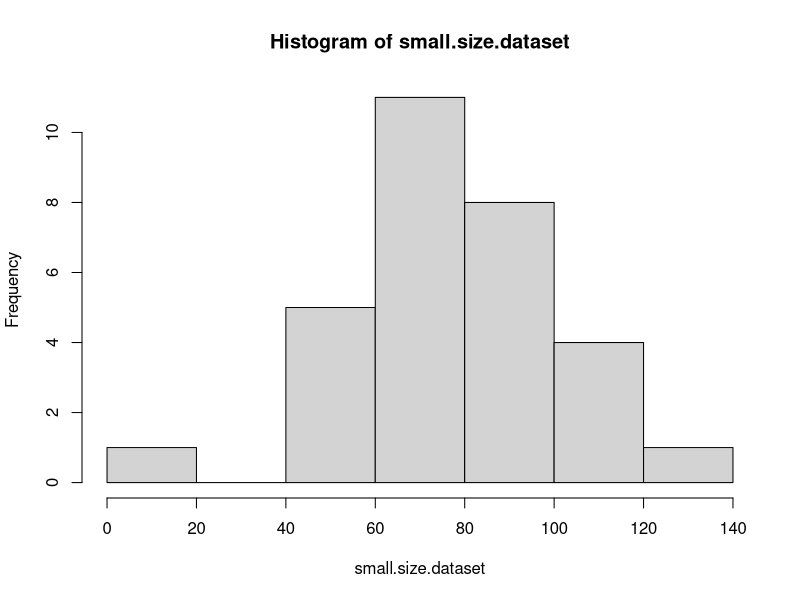
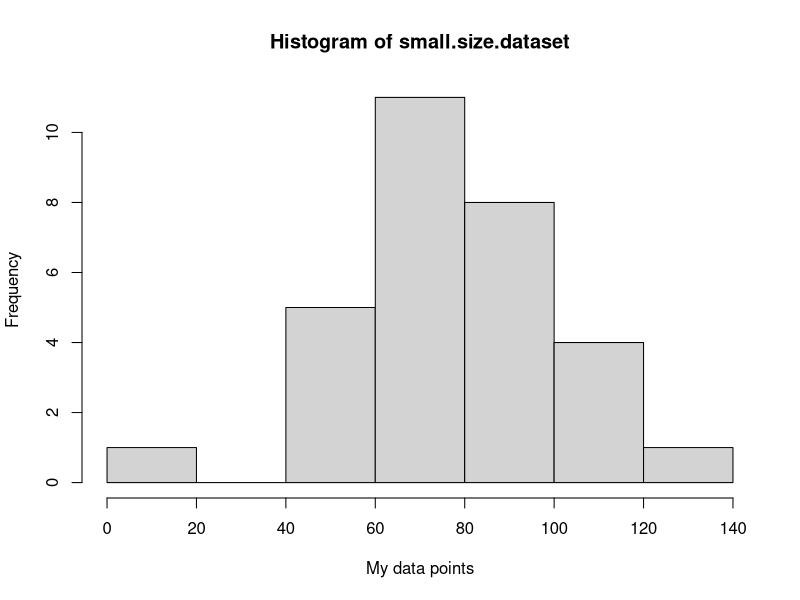
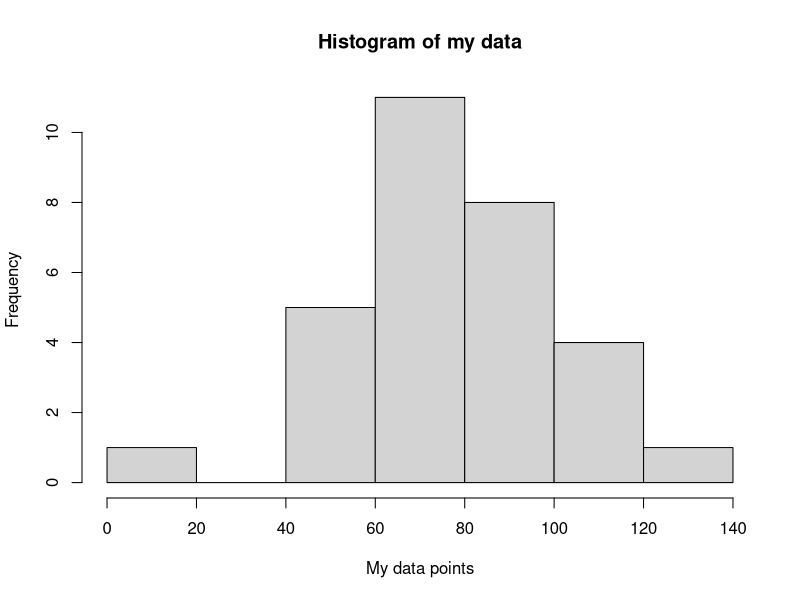
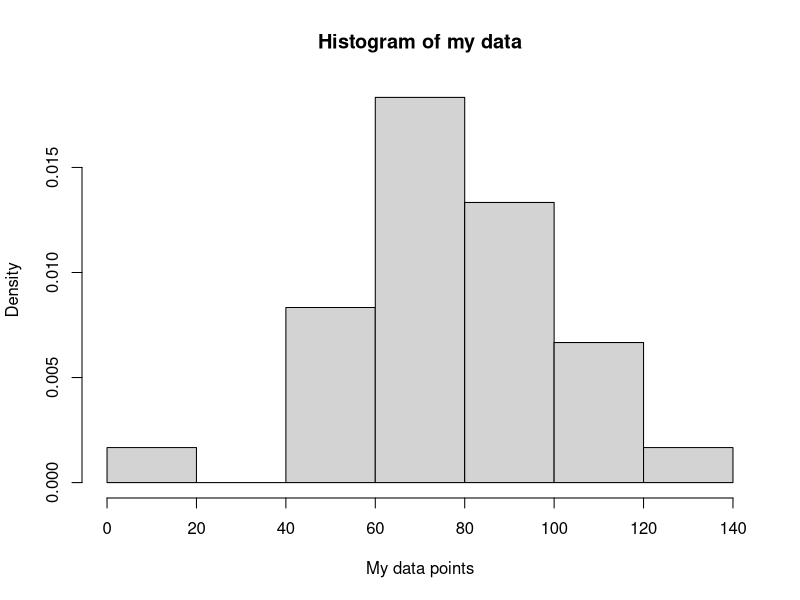
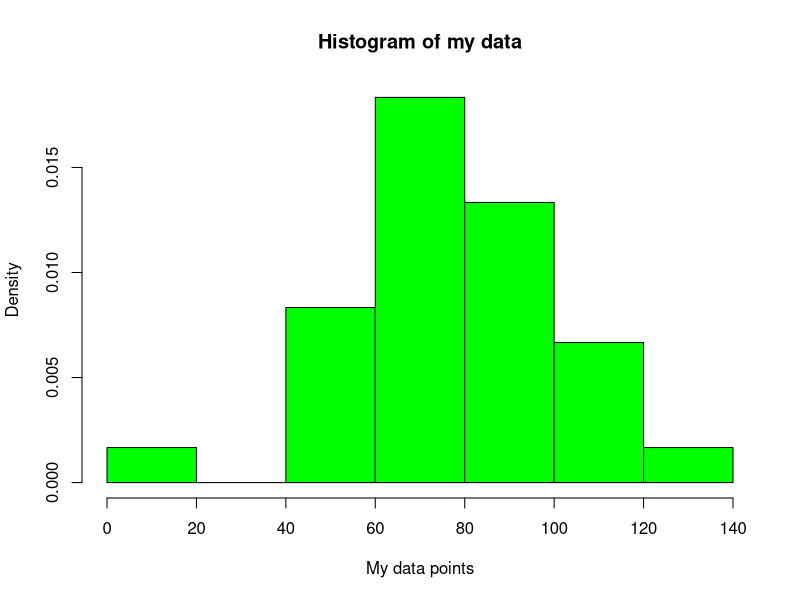
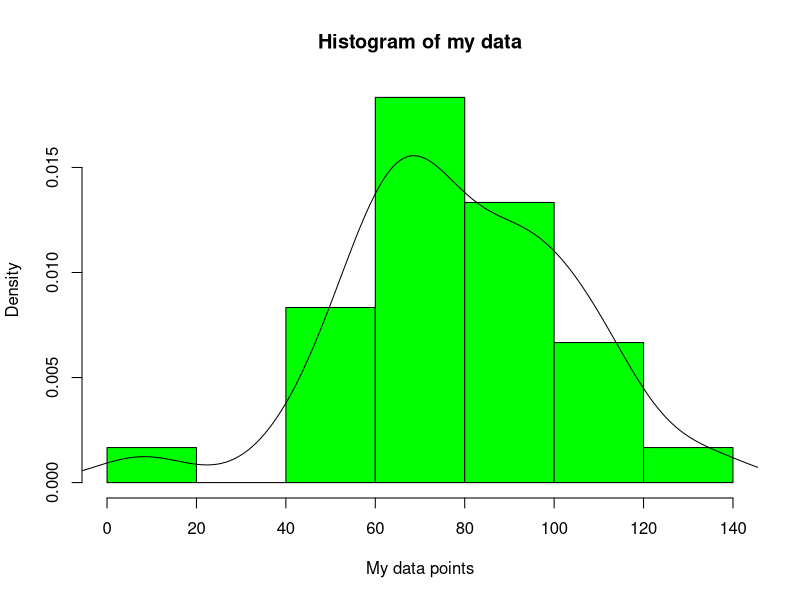
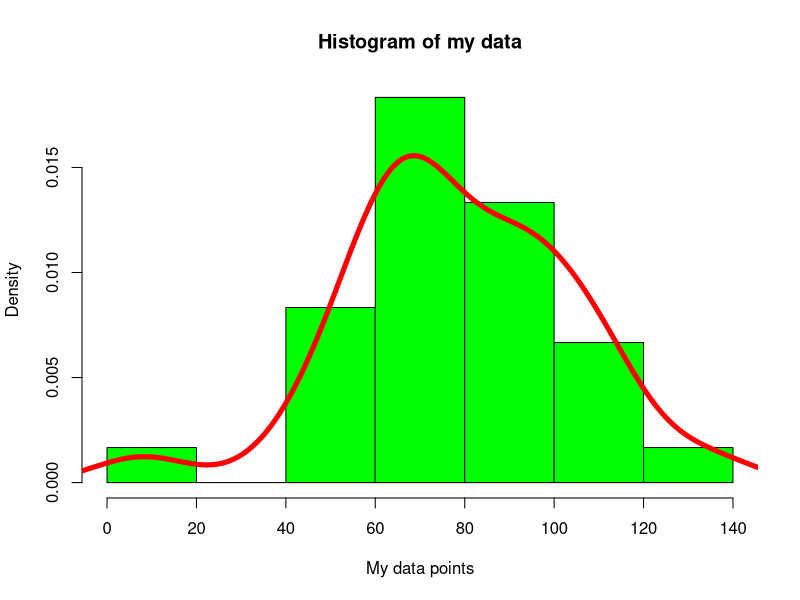
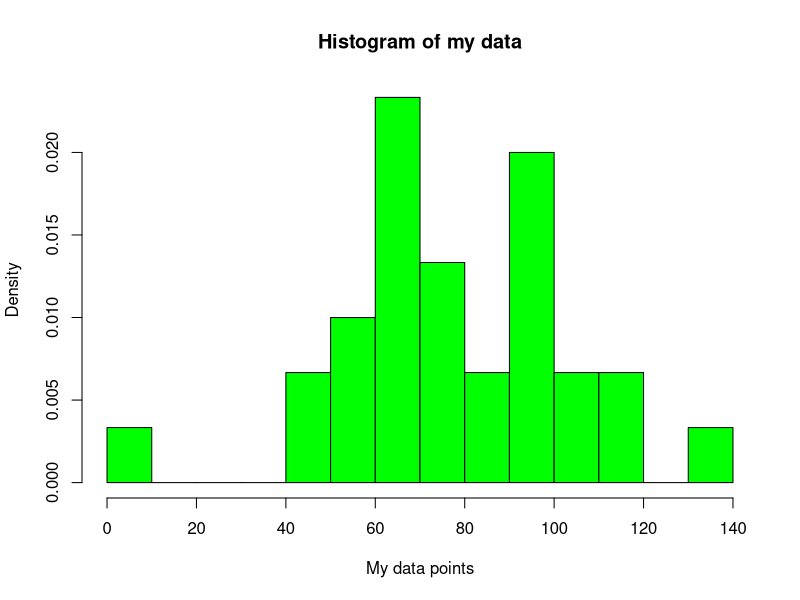

Source code (R) for these figures, in order:
small.size.dataset=c(91,49,76,112,97,42,70, 100, 8, 112, 95, 90, 78, 62, 56, 94, 65, 58, 109, 70, 109, 91, 71, 76, 68, 62, 134, 57, 83, 66)

hist(small.size.dataset)

hist(small.size.dataset, xlab='My data points')

hist(small.size.dataset, xlab='My data points', main='Histogram of my data')

hist(small.size.dataset, xlab='My data points', main='Histogram of my data', freq=F)

hist(small.size.dataset, xlab='My data points', main='Histogram of my data', freq=F, col='green')

hist(small.size.dataset, xlab='My data points', main='Histogram of my data', freq=F, col='green')
lines(density(small.size.dataset))



hist(small.size.dataset, xlab='My data points', main='Histogram of my data', freq=F, col='green')
lines(density(small.size.dataset), col='red', lwd=5)

hist(small.size.dataset, xlab='My data points', main='Histogram of my data', freq=F, col='green', breaks=10)

hist(small.size.dataset, xlab='My data points', main='Histogram of my data', freq=F, col='green', breaks=10)
lines(density(small.size.dataset), col='red', lwd=5)